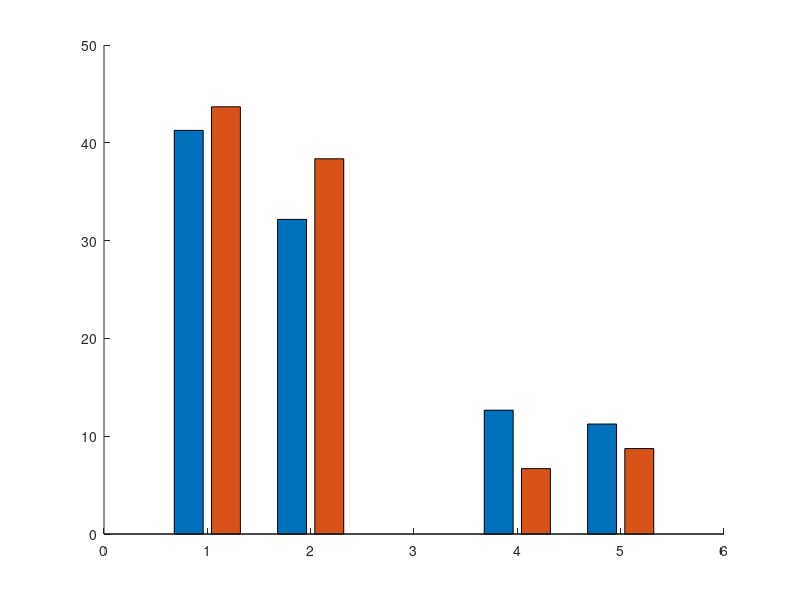

The MATLAB source for this figure: (Note: this script raises an error after producing the figure.)
% =========================================================================
% Figure 3d: Behavioral Improvement by Group and Direction
% Add individual subject data as beeswarm scatter
% =========================================================================

% Load data
% MPI: 2 x 4
%   Row 1 = Post1
%   Row 2 = Post2
%   Col 1 = Reactivation 0°
%   Col 2 = Reactivation 90°
%   Col 3 = Control 0°
%   Col 4 = Control 90°
%
% SE: same organization as MPI
%
% subject_data: 13 x 8
%   Col 1 = Reactivation Post1 0°
%   Col 2 = Reactivation Post1 90°
%   Col 3 = Reactivation Post2 0°
%   Col 4 = Reactivation Post2 90°
%   Col 5 = Control Post1 0°
%   Col 6 = Control Post1 90°
%   Col 7 = Control Post2 0°
%   Col 8 = Control Post2 90°
%   Note: control group has only 11 subjects, so rows 12:13 in cols 5:8 are filler zeros

load('Fig_3d.mat');   % should contain MPI, SE, subject_data

% --- 1. Parameter Setup & Color Definition ---
x_pos = [1, 2, 4, 5];   % leave a gap between groups

c_light_blue = [157, 195, 230] / 255; % Post1, Reactivation
c_dark_blue  = [46, 117, 182] / 255;  % Post2, Reactivation
c_light_gray = [180, 180, 180] / 255;
c_dark_gray  = [120, 120, 120] / 255;
c_err        = [89, 89, 89] / 255;    % Error bars

% Convert MPI and SE into 4 x 2 form for grouped bar plotting
% Row:  React0, React90, Control0, Control90
% Col1: Post1
% Col2: Post2
MPI_plot = MPI';
SE_plot  = SE';

% Initialize figure
figure('Name', 'Figure 3d', 'Position', [100, 100, 600, 450], 'Color', 'w');
hold on;

% --- 2. Plot Grouped Bar Chart ---
b = bar(x_pos, MPI_plot, 'grouped', 'BarWidth', 0.8);

b(1).EdgeColor = 'none'; b(1).FaceColor = 'flat';
b(2).EdgeColor = 'none'; b(2).FaceColor = 'flat';

% Post1 colors
b(1).CData(1:2, :) = repmat(c_light_blue, 2, 1); % Reactivation
b(1).CData(3:4, :) = repmat(c_light_gray, 2, 1); % Control

% Post2 colors
b(2).CData(1:2, :) = repmat(c_dark_blue, 2, 1);  % Reactivation
b(2).CData(3:4, :) = repmat(c_dark_gray, 2, 1);  % Control

% --- 3. Get Bar Centers ---
x1 = b(1).XEndPoints;   % Post1 bars
x2 = b(2).XEndPoints;   % Post2 bars

% Order of actual bar centers on the plot:
% 1 = Reactivation 0° Post1
% 2 = Reactivation 0° Post2
% 3 = Reactivation 90° Post1
% 4 = Reactivation 90° Post2
% 5 = Control 0° Post1
% 6 = Control 0° Post2
% 7 = Control 90° Post1
% 8 = Control 90° Post2
bar_centers = [x1(1), x2(1), x1(2), x2(2), x1(3), x2(3), x1(4), x2(4)];

% --- 4. Reorganize Subject Data to Match Bar Order ---
% Reactivation group: all 13 subjects are valid
react_data = subject_data(1:13, 1:4);
% Original order: [P1_0, P1_90, P2_0, P2_90]
% Reorder to     [P1_0, P2_0, P1_90, P2_90]
react_plot = react_data(:, [1, 3, 2, 4]);

% Control group: only first 11 subjects are valid
ctrl_data = subject_data(1:11, 5:8);
% Original order: [P1_0, P1_90, P2_0, P2_90]
% Reorder to     [P1_0, P2_0, P1_90, P2_90]
ctrl_plot = ctrl_data(:, [1, 3, 2, 4]);

% Combine into one matrix for beeswarm
% Rows padded with NaN for missing control subjects
plot_data = nan(13, 8);
plot_data(:, 1:4)   = react_plot;
plot_data(1:11, 5:8) = ctrl_plot;

% Matching X positions for each column
group = repmat(bar_centers, size(plot_data, 1), 1);

% Remove NaNs before plotting
x_swarm = group(:);
y_swarm = plot_data(:);
valid_idx = ~isnan(y_swarm);

% Matching scatter colors for the 8 bars
Scatter_color = [
    c_light_blue;  % React 0 Post1
    c_dark_blue;   % React 0 Post2
    c_light_blue;  % React 90 Post1
    c_dark_blue;   % React 90 Post2
    c_light_gray;  % Ctrl 0 Post1
    c_dark_gray;   % Ctrl 0 Post2
    c_light_gray;  % Ctrl 90 Post1
    c_dark_gray    % Ctrl 90 Post2
];

% Set final y-axis before beeswarm
ylim([0 60]);

% --- 5. Overlay Subject Scatter ---
beeswarm(x_swarm(valid_idx), y_swarm(valid_idx), ...
    'sort_style', 'up', ...
    'use_current_axes', true, ...
    'colormap', Scatter_color, ...
    'MarkerFaceAlpha', 1, ...
    'MarkerEdgeColor', 'white');

hold on;
set(gca, 'SortMethod', 'childorder'); % bars < scatter < error bars

% --- 6. Plot Error Bars ---
for i = 1:2
    x_bar = b(i).XEndPoints;
    errorbar(x_bar, MPI_plot(:, i), SE_plot(:, i), ...
        'Color', c_err, 'LineStyle', 'none', ...
        'LineWidth', 1.5, 'CapSize', 4);
end

% --- 7. Axes Formatting & Aesthetics ---
ylabel('Improvement (%)', 'FontSize', 22, 'FontName', 'Arial');

ylim([-20 60]);
yticks(-20:10:60);

xlim([0 6]);
xticks(x_pos);
xticklabels({'0°', '90°', '0°', '90°'});

set(gca, 'LineWidth', 1.5, 'TickDir', 'out', 'FontSize', 18, 'FontName', 'Arial');
box off;

ax = gca;
ax.XAxis.TickLength = [0 0];

% Group labels: below the individual angle labels
text(1.5, -28, 'Reactivation group', ...
    'HorizontalAlignment', 'center', ...
    'FontSize', 20, 'FontName', 'Arial', ...
    'Clipping', 'off');

text(4.5, -28, 'Control group', ...
    'HorizontalAlignment', 'center', ...
    'FontSize', 20, 'FontName', 'Arial', ...
    'Clipping', 'off');

% --- 8. Custom Legend Construction ---
lgd_x = 4.2;
lgd_y1 = 56;
lgd_y2 = 50;

% Post1
scatter(lgd_x, lgd_y1, 160, 's', 'filled', 'MarkerFaceColor', c_light_blue);
text(lgd_x + 0.25, lgd_y1, '/', 'FontSize', 18, 'FontWeight', 'bold', ...
    'HorizontalAlignment', 'center');
scatter(lgd_x + 0.5, lgd_y1, 160, 's', 'filled', 'MarkerFaceColor', c_light_gray);
text(lgd_x + 0.7, lgd_y1, 'Post1', 'FontSize', 18, 'FontName', 'Arial', ...
    'VerticalAlignment', 'middle');

% Post2
scatter(lgd_x, lgd_y2, 160, 's', 'filled', 'MarkerFaceColor', c_dark_blue);
text(lgd_x + 0.25, lgd_y2, '/', 'FontSize', 18, 'FontWeight', 'bold', ...
    'HorizontalAlignment', 'center');
scatter(lgd_x + 0.5, lgd_y2, 160, 's', 'filled', 'MarkerFaceColor', c_dark_gray);
text(lgd_x + 0.7, lgd_y2, 'Post2', 'FontSize', 18, 'FontName', 'Arial', ...
    'VerticalAlignment', 'middle');

hold off;
